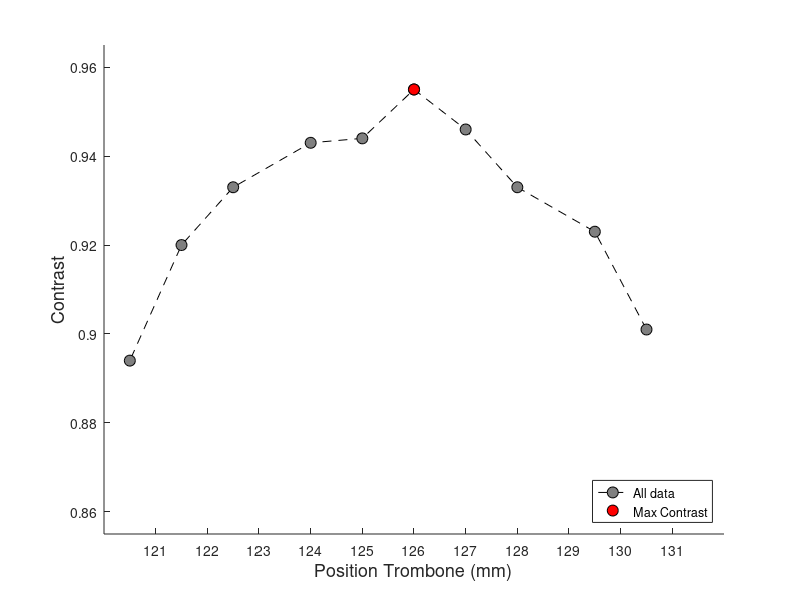

MATLAB code for this plot: (Note: this script raises an error after producing the figure.)
% ContrastOverTrombonePositionData
%
% This is the measurement of contrast over the Tromobone position by
% controlling it by its own software.

% History:
%    03/25/22  dhb, smo     - Measured the data and plotted the graph.
%    07/19/22  dhb, smo     - Added data using different lense diopters.
%    07/29/22  smo, rsh     - Added data using different lenese within the
%                             range of -6 to +2.

%% Measurement data.
%
% Position is in mm unit in the Trombone controlling software, and the
% contrast was measured based on the real-time camera image.
%
% Note that we are planning to calibrate for the lens diopeters from -6.0
% to +2.0 for SACC project.
whichData = 13;

switch whichData
    case 0
        lensDiopters = 0;
        positionTrombone = [2.799 2.299 1.772 1.522 1.272 1.022 0.772 0.522 0.272 0.022 -0.530 -1.449 -2.193 -2.665 ];
        contrast         = [0.931 0.946 0.954 0.954 0.954 0.954 0.955 0.954 0.954 0.954  0.954  0.954  0.947  0.939 ];
        % Following data no. 1 to 6 were collected using different lens
        % diopeters on the date of 07/19/22.
    case 1
        lensDiopters = -3;
        positionTrombone = [-15.17 -14.64 -14.06 -13.54 -12.99 -12.52 -12.05 -11.52 -11.01 -10.54 -9.99 -9.48];
        contrast         = [ 0.888  0.871  0.901  0.929  0.938  0.947  0.948  0.948  0.948  0.949 0.931 0.923];
    case 2
        lensDiopters = -4.5;
        positionTrombone = [-19.66 -19.54 -19.04 -18.04 -17.50];
        contrast         = [ 0.946  0.937  0.947  0.935  0.923];
    case 3
        lensDiopters = +2.0;
        positionTrombone = [-0.47  0.54  1.00  1.50  2.06  2.50  3.04];
        contrast         = [0.920 0.947 0.947 0.963 0.946 0.947 0.939];
    case 4
        lensDiopters = -6.0;
        positionTrombone = [-17.89 -16.80];
        contrast         = [ 0.815  0.718];
    case 5
        lensDiopters = -5.5;
        positionTrombone = [-19.79 -18.82];
        contrast         = [ 0.917  0.824];
    case 6
        lensDiopters = -5.0;
        positionTrombone = [-19.53 -18.55];
        contrast         = [ 0.930  0.911];
        
        % From here, data was collected on the day of 07/29/22.
        %
        % Note that the position trombone here is the number on the
        % measuring tape that is attached to the Trombone. Therefore, this
        % is different range of unit from the measurements conducted
        % before. The unit for the position is still mm though.
    case 11
        lensDiopters = -6.0;
        positionTrombone = [115 114 112.5 111 110 109 107.5 105];
        contrast         = [0.92 0.947 0.947 0.959 0.96 0.946 0.931 0.914];
    case 12
        lensDiopters = -5.0;
        positionTrombone = [124 121.5 120.5 120 119 117.5 115.5 114.5 112.5];
        contrast         = [0.92 0.96 0.96 0.959 0.959 0.958 0.958 0.928 0.898];
    case 13
        lensDiopters = -4.0;
%         positionTrombone = [130.5 129.5 127.5 126 125 122.5 121];
%         contrast         = [0.909 0.927 0.938 0.939 0.938 0.924 0.883];
% Data has been corrected. Somehow first measurement gave the lower
% contrast than expected. Following is the newly measured one.
        positionTrombone = [130.5 129.5 128 127 126 125 124 122.5 121.5 120.5];
        contrast         = [0.901 0.923 0.933 0.946 0.955 0.944 0.943 0.933 0.92 0.894];

    case 14
        lensDiopters = -3.0;
        positionTrombone = [138.5 137 136 135 134 132.5 131 129 128];
        contrast         = [0.91 0.94 0.941 0.949 0.95 0.95 0.9 0.901 0.856];
    case 15
        lensDiopters = -2.0;
        positionTrombone = [146 145 144 143 141 140 139 138 135.5];
        contrast         = [0.88 0.931 0.94 0.95 0.951 0.959 0.949 0.939 0.855];
    case 16
        lensDiopters = -1.0;
        positionTrombone = [152.5 151.5 150.5 149.5 148.5 147 145.5 144 143];
        contrast         = [0.893 0.929 0.946 0.946 0.947 0.955 0.955 0.946 0.927];
    case 1718
        lensDiopters = +1.0;
        positionTrombone = [165 164 162.5 161.5 160.5 160 159 157.5 156 155];
        contrast         = [0.901 0.942 0.95 0.959 0.959 0.959 0.958 0.95 0.941 0.872];
    case 18
        lensDiopters = +2.0;
        positionTrombone = [170.5 169.5 168.5 168 166 165 164 162 161];
        contrast         = [0.908 0.938 0.953 0.953 0.961 0.961 0.953 0.937 0.896];
    otherwise
end

contrastMax = max(contrast);
positionContrastMax = positionTrombone(find(contrast(:) == contrastMax));

%% Plot it.
figure; clf; hold on;
plot(positionTrombone, contrast, 'ko--', 'MarkerFaceColor', [0.5 0.5 0.5], 'MarkerEdgeColor', zeros(1,3), 'MarkerSize', 8);
plot(positionContrastMax, contrastMax, 'o', 'MarkerFaceColor', [1 0 0], 'MarkerEdgeColor', zeros(1,3), 'MarkerSize', 8);
xlabel('Position Trombone (mm)','FontSize',13);
ylabel('Contrast','FontSize',13);
xticks([round(min(positionTrombone)):1:round(max(positionTrombone))]);
ylim([0.855 0.965]);
legend('All data','Max Contrast','location','southeast');
title(append('Lens diopters: ',num2str(lensDiopters),' / Max contrast = ',num2str(contrastMax)));
